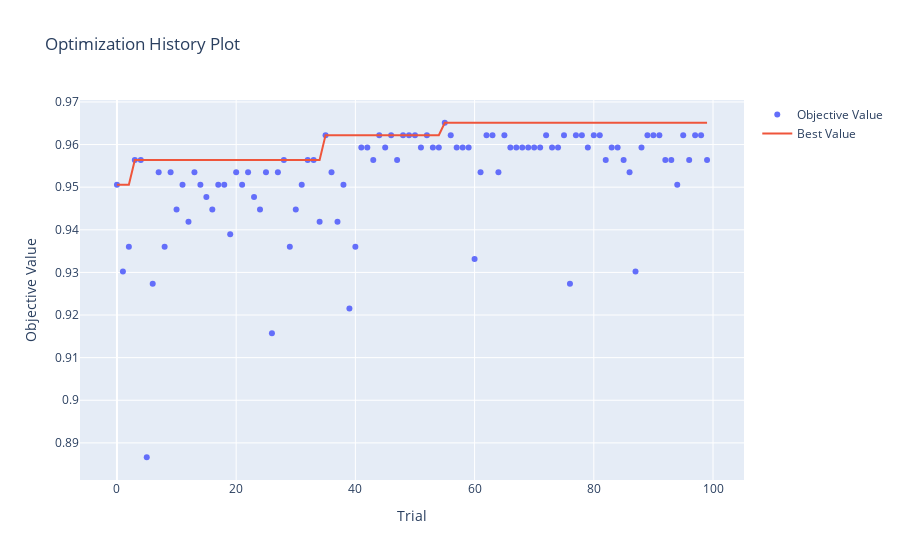
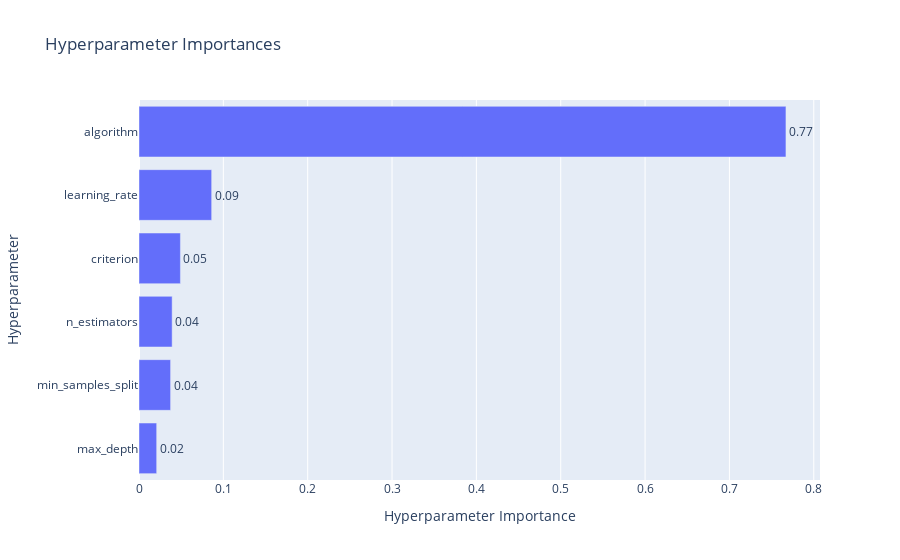

Here is the notebook cell these charts were saved with, in order:
### Code cell
optuna.visualization.plot_optimization_history(study_1).show()
optuna.visualization.plot_param_importances(study_1).show()

### Figure 1 — Plotly figure (JSON) as saved in the notebook; plotly's stock layout.template omitted (floating-point values rounded to 4 significant figures)
{"data": [{"mode": "markers", "name": "Objective Value", "type": "scatter", "x": [0, 1, 2, 3, 4, 5, 6, 7, 8, 9, 10, 11, 12, 13, 14, 15, 16, 17, 18, 19, 20, 21, 22, 23, 24, 25, 26, 27, 28, 29, 30, 31, 32, 33, 34, 35, 36, 37, 38, 39, 40, 41, 42, 43, 44, 45, 46, 47, 48, 49, 50, 51, 52, 53, 54, 55, 56, 57, 58, 59, 60, 61, 62, 63, 64, 65, 66, 67, 68, 69, 70, 71, 72, 73, 74, 75, 76, 77, 78, 79, 80, 81, 82, 83, 84, 85, 86, 87, 88, 89, 90, 91, 92, 93, 94, 95, 96, 97, 98, 99], "y": [0.9506, 0.9302, 0.936, 0.9564, 0.9564, 0.8866, 0.9273, 0.9535, 0.936, 0.9535, 0.9448, 0.9506, 0.9419, 0.9535, 0.9506, 0.9477, 0.9448, 0.9506, 0.9506, 0.939, 0.9535, 0.9506, 0.9535, 0.9477, 0.9448, 0.9535, 0.9157, 0.9535, 0.9564, 0.936, 0.9448, 0.9506, 0.9564, 0.9564, 0.9419, 0.9622, 0.9535, 0.9419, 0.9506, 0.9215, 0.936, 0.9593, 0.9593, 0.9564, 0.9622, 0.9593, 0.9622, 0.9564, 0.9622, 0.9622, 0.9622, 0.9593, 0.9622, 0.9593, 0.9593, 0.9651, 0.9622, 0.9593, 0.9593, 0.9593, 0.9331, 0.9535, 0.9622, 0.9622, 0.9535, 0.9622, 0.9593, 0.9593, 0.9593, 0.9593, 0.9593, 0.9593, 0.9622, 0.9593, 0.9593, 0.9622, 0.9273, 0.9622, 0.9622, 0.9593, 0.9622, 0.9622, 0.9564, 0.9593, 0.9593, 0.9564, 0.9535, 0.9302, 0.9593, 0.9622, 0.9622, 0.9622, 0.9564, 0.9564, 0.9506, 0.9622, 0.9564, 0.9622, 0.9622, 0.9564]}, {"mode": "lines", "name": "Best Value", "type": "scatter", "x": [0, 1, 2, 3, 4, 5, 6, 7, 8, 9, 10, 11, 12, 13, 14, 15, 16, 17, 18, 19, 20, 21, 22, 23, 24, 25, 26, 27, 28, 29, 30, 31, 32, 33, 34, 35, 36, 37, 38, 39, 40, 41, 42, 43, 44, 45, 46, 47, 48, 49, 50, 51, 52, 53, 54, 55, 56, 57, 58, 59, 60, 61, 62, 63, 64, 65, 66, 67, 68, 69, 70, 71, 72, 73, 74, 75, 76, 77, 78, 79, 80, 81, 82, 83, 84, 85, 86, 87, 88, 89, 90, 91, 92, 93, 94, 95, 96, 97, 98, 99], "y": [0.9506, 0.9506, 0.9506, 0.9564, 0.9564, 0.9564, 0.9564, 0.9564, 0.9564, 0.9564, 0.9564, 0.9564, 0.9564, 0.9564, 0.9564, 0.9564, 0.9564, 0.9564, 0.9564, 0.9564, 0.9564, 0.9564, 0.9564, 0.9564, 0.9564, 0.9564, 0.9564, 0.9564, 0.9564, 0.9564, 0.9564, 0.9564, 0.9564, 0.9564, 0.9564, 0.9622, 0.9622, 0.9622, 0.9622, 0.9622, 0.9622, 0.9622, 0.9622, 0.9622, 0.9622, 0.9622, 0.9622, 0.9622, 0.9622, 0.9622, 0.9622, 0.9622, 0.9622, 0.9622, 0.9622, 0.9651, 0.9651, 0.9651, 0.9651, 0.9651, 0.9651, 0.9651, 0.9651, 0.9651, 0.9651, 0.9651, 0.9651, 0.9651, 0.9651, 0.9651, 0.9651, 0.9651, 0.9651, 0.9651, 0.9651, 0.9651, 0.9651, 0.9651, 0.9651, 0.9651, 0.9651, 0.9651, 0.9651, 0.9651, 0.9651, 0.9651, 0.9651, 0.9651, 0.9651, 0.9651, 0.9651, 0.9651, 0.9651, 0.9651, 0.9651, 0.9651, 0.9651, 0.9651, 0.9651, 0.9651]}, {"marker": {"color": "#cccccc"}, "mode": "markers", "name": "Infeasible Trial", "showlegend": false, "type": "scatter", "x": [], "y": []}], "layout": {"autosize": true, "title": {"text": "Optimization History Plot"}, "xaxis": {"autorange": true, "range": [-6.041, 105.0], "title": {"text": "Trial"}, "type": "linear"}, "yaxis": {"autorange": true, "range": [0.8802, 0.9716], "title": {"text": "Objective Value"}, "type": "linear"}}}

### Figure 2 — Plotly figure (JSON) as saved in the notebook; plotly's stock layout.template omitted (floating-point values rounded to 4 significant figures)
{"data": [{"cliponaxis": false, "hovertemplate": ["max_depth (IntDistribution): 0.02095956421924847<extra></extra>", "min_samples_split (IntDistribution): 0.037456591924230925<extra></extra>", "n_estimators (IntDistribution): 0.03930313457814495<extra></extra>", "criterion (CategoricalDistribution): 0.04910859935395745<extra></extra>", "learning_rate (FloatDistribution): 0.08615732876249901<extra></extra>", "algorithm (CategoricalDistribution): 0.7670147811619191<extra></extra>"], "name": "Objective Value", "orientation": "h", "text": ["0.02", "0.04", "0.04", "0.05", "0.09", "0.77"], "textposition": "outside", "type": "bar", "x": [0.02096, 0.03746, 0.0393, 0.04911, 0.08616, 0.767], "y": ["max_depth", "min_samples_split", "n_estimators", "criterion", "learning_rate", "algorithm"]}], "layout": {"autosize": true, "title": {"text": "Hyperparameter Importances"}, "xaxis": {"autorange": true, "range": [0, 0.8074], "title": {"text": "Hyperparameter Importance"}, "type": "linear"}, "yaxis": {"autorange": true, "range": [-0.5, 5.5], "title": {"text": "Hyperparameter"}, "type": "category"}}}
